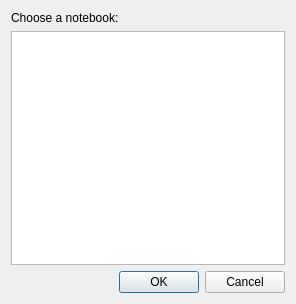
<?xml version="1.0" encoding="UTF-8"?>
<ui version="4.0">
 <class>Dialog</class>
 <widget class="QDialog" name="Dialog">
  <property name="geometry">
   <rect>
    <x>0</x>
    <y>0</y>
    <width>296</width>
    <height>304</height>
   </rect>
  </property>
  <property name="windowTitle">
   <string>Dialog</string>
  </property>
  <layout class="QVBoxLayout" name="verticalLayout">
   <item>
    <widget class="QLabel" name="chooserLabel">
     <property name="text">
      <string>Choose a notebook:</string>
     </property>
    </widget>
   </item>
   <item>
    <widget class="QListView" name="chooserListView"/>
   </item>
   <item>
    <widget class="QDialogButtonBox" name="buttonBox">
     <property name="orientation">
      <enum>Qt::Horizontal</enum>
     </property>
     <property name="standardButtons">
      <set>QDialogButtonBox::Cancel|QDialogButtonBox::Ok</set>
     </property>
    </widget>
   </item>
  </layout>
 </widget>
 <resources/>
 <connections>
  <connection>
   <sender>buttonBox</sender>
   <signal>accepted()</signal>
   <receiver>Dialog</receiver>
   <slot>accept()</slot>
   <hints>
    <hint type="sourcelabel">
     <x>248</x>
     <y>254</y>
    </hint>
    <hint type="destinationlabel">
     <x>157</x>
     <y>274</y>
    </hint>
   </hints>
  </connection>
  <connection>
   <sender>buttonBox</sender>
   <signal>rejected()</signal>
   <receiver>Dialog</receiver>
   <slot>reject()</slot>
   <hints>
    <hint type="sourcelabel">
     <x>316</x>
     <y>260</y>
    </hint>
    <hint type="destinationlabel">
     <x>286</x>
     <y>274</y>
    </hint>
   </hints>
  </connection>
 </connections>
</ui>
